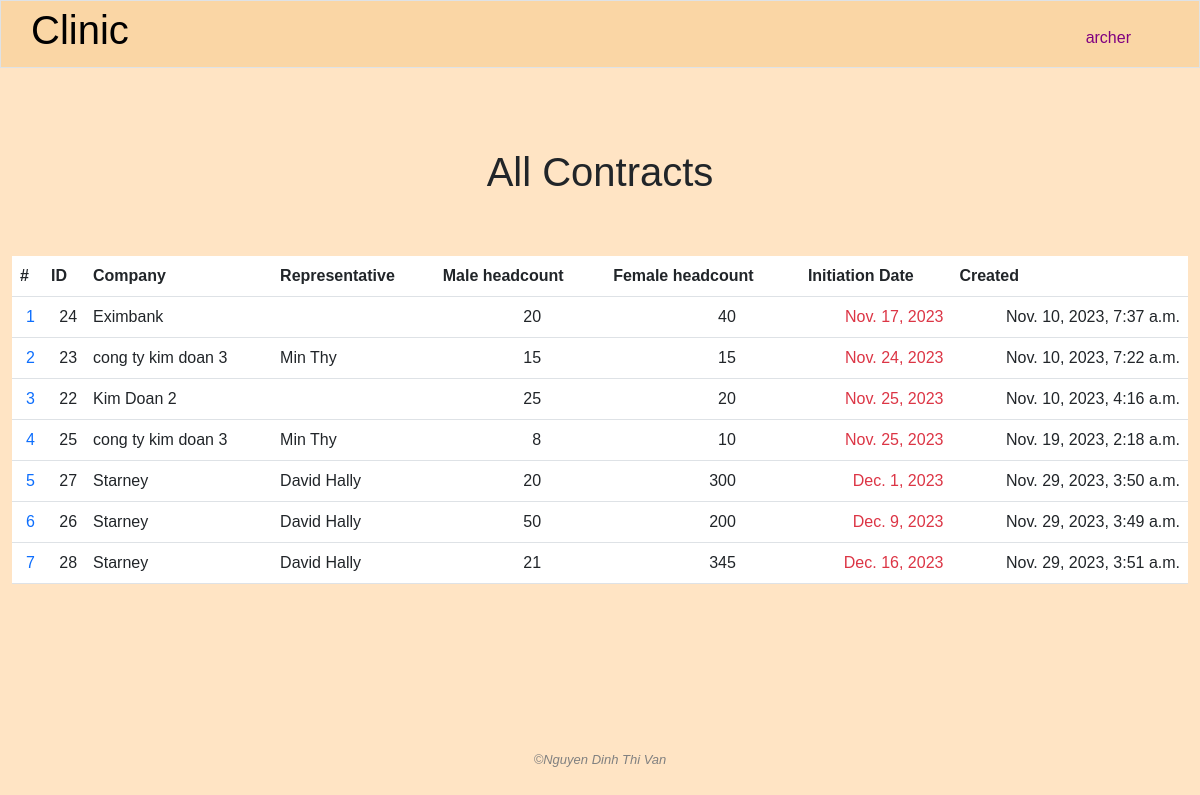
The page /all_contracts (signed in) on the database its author committed.
### clinic/models.py (models this page shows, shortened)
class User(AbstractUser):
    class Level(models.IntegerChoices):
        GUEST = 0
        LOW = 1
        MIDDLE = 2
        TOP = 3
    management_right_level = models.IntegerField(choices=Level.choices, blank=True, null=True)

class Contract(models.Model):
    client = models.ForeignKey(Company, on_delete=models.CASCADE, related_name='contracts')
    services = models.ManyToManyField(Service, related_name='contracts')
    male_headcount = models.IntegerField()
    female_headcount = models.IntegerField()
    total_value = models.IntegerField(blank=True, null=True)
    discount = models.DecimalField(max_digits=5, decimal_places=2, default=0.00)
    revenue = models.IntegerField(blank=True, null=True)
    initiation_date = models.DateField(blank=True, null=True)
    created = models.DateTimeField(auto_now_add=True)
    created_by = models.ForeignKey(User, on_delete=models.SET_NULL, blank=True, null=True, related_name='contracts_added')
    modified_by = models.ForeignKey(User, on_delete=models.SET_NULL, blank=True, null=True, related_name='contracts_modified')
    pdf_file = models.FileField(upload_to='uploaded_files/', blank=True, null=True)
    archived = models.BooleanField(default=False)
    archived_date = models.DateTimeField(blank=True, null=True)
    archived_by = models.ForeignKey(User, on_delete=models.SET_NULL, blank=True, null=True, related_name="archived_contracts")

class Company(models.Model):
    name = models.CharField(max_length=255)
    industry = models.CharField(max_length=255)
    address = models.TextField()
    email = models.CharField(max_length=255, blank=True, null=True)
    phone = models.CharField(max_length=255, blank=True, null=True)
    representative = models.ForeignKey('People', on_delete=models.SET_NULL, blank=True, null=True, related_name="companies")
    male_headcount = models.IntegerField()
    female_headcount = models.IntegerField()
    created_by = models.ForeignKey(User, on_delete=models.SET_NULL, blank=True, null=True, related_name="add_companies")
    modified_by = models.ForeignKey(User, on_delete=models.SET_NULL, blank=True, null=True, related_name="modified_companies")

class People(models.Model):
    name = models.CharField(max_length=255)
    company = models.ManyToManyField(Company,related_name="contact")
    position = models.TextField(blank=True)
    address = models.TextField(blank=True, null=True)
    email = models.CharField(max_length=255)
    phone = models.CharField(max_length=255)
    note = models.TextField(blank=True)
    created_by = models.ForeignKey(User, on_delete=models.SET_NULL, blank=True, null=True, related_name='add_people')
    modified_by = models.ForeignKey(User, on_delete=models.SET_NULL, blank=True, null=True, related_name='modified_person')

### clinic/views.py (the view)
# urls.py: path('all_contracts', views.all_contracts, name="all_contracts"),
@login_required
def all_contracts(request):
    if "read_contract_info" not in user_right(request.user.management_right_level):
        request.session['nay_message'] = 'You do not have the right to access this information'
        return HttpResponseRedirect(reverse('index'))
    contracts = Contract.objects.filter(archived=False).order_by('initiation_date')
    today = date.today()
    for contract in contracts:
        if days_between(str(today), str(contract.initiation_date)) <= 10:
            contract.in_within_10_days = True
        else:
            contract.in_within_10_days = False
    yay_message = request.session.get('yay_message', '')
    nay_message = request.session.get('nay_message', '')
    request.session['yay_message'] = ''
    request.session['nay_message'] = ''
    return render(request, "clinic/contracts.html", {
        "contracts": contracts,
        "today": today,
        "yay_message": yay_message,
        "nay_message": nay_message
    })

### clinic/helpers.py (called while the page is built)
def days_between(d1, d2):
    d1 = datetime.strptime(d1, '%Y-%m-%d')
    d2 = datetime.strptime(d2, '%Y-%m-%d')
    return (d2 - d1).days

### clinic/templates/clinic/contracts.html (shortened to what this page needs)
{% extends "clinic/layout.html" %}
{% load static %}
{% block main %}
    <h1 class="text-center page-title">All Contracts</h1>
    <div class="container-fluid">
        <table class="table table-hover">
            <thead>
                <tr>
                    <th>
                        #
                    </th>
                    <th class="hide-for-mobile">
                        ID
                    </th>
                    <th>
                        Company
                    </th>
                    <th class="hide-for-mobile">
                        Representative
                    </th>
                    <th>
                        Male headcount
                    </th>
                    <th>
                        Female headcount
                    </th>
                    <th>
                        Initiation Date
                    </th>
                    <th class="hide-for-mobile">
                        Created
                    </th>
                </tr>
            </thead>
            <tbody>
                {% for contract in contracts %}
                    <tr>
                        <td class="text-end">
                            <a class="no-underline" href="{% url 'contract_detail' contract_id=contract.id %}">
                                {{ forloop.counter }}
                            </a>
                        </td>
                        <td class="text-end hide-for-mobile">{{ contract.id }}</td>
                        <td>{{ contract.client.name }}</td>
                        <td class="hide-for-mobile">{{ contract.client.representative.name }}</td>
                        <td class="text-end" style="padding-right: 4em;">{{ contract.male_headcount }}</td>
                        <td class="text-end" style="padding-right: 4em;">{{ contract.female_headcount }}</td>
                        <td class="text-end {% if contract.in_within_10_days %} text-danger {% endif %}">{{ contract.initiation_date }}</td>
                        <td class="text-end hide-for-mobile">{{ contract.created }}</td>
                    </tr>
                {% endfor %}
            </tbody>
        </table>
    </div>
{% endblock %}

### clinic/templates/clinic/layout.html (shortened to what this page needs)
{% load static %}
<!DOCTYPE html>
<html lang="en">
    <head>
        <link rel="stylesheet" href="https://cdnjs.cloudflare.com/ajax/libs/font-awesome/4.7.0/css/font-awesome.min.css">
        <link rel="stylesheet" href="{% static 'clinic/bootstrap.css' %}">
        <link rel="stylesheet" href="{% static 'clinic/styles.css' %}">
    </head>
    <body>
        {% if user.is_authenticated %}
            <nav class="navbar navbar-expand-lg navbar-custom border" id="pc-nav">
                <a class="navbar-brand" href="{% url 'index' %}"><span><h1>Clinic</h1></span></a>
                <div class="collapse navbar-collapse" id="navbar">
                    <ul class="navbar-nav ms-auto mt-2">
                        <li class="nav-item">
                            <div class="dropdown">
                                <button class="nav-link active" style="color: purple;" type="button" id="dropdownMenuButton2" data-bs-toggle="dropdown" aria-expanded="false">
                                    {{ user.username }}
                                </button>
                            </div>
                        </li>
                    </ul>
                </div>
            </nav>
        {% endif %}
        <main>{% block main %}{% endblock %}</main>
        <footer class="text-center">
            &#169;Nguyen Dinh Thi Van
        </footer>
    </body>
</html>

### clinic/static/clinic/styles.css (style rules this page uses)
body { font-family: sans-serif; }
body { color: auto; background-color: bisque; }
main { min-height: 40vh; }
footer { margin-top: 150px; font-family: sans-serif; font-size: 13px; font-style: italic; color: grey; }
.navbar-custom { padding: 0 60px 0 30px; background: #FAD6A5; margin-bottom: 30px; }
.page-title { margin-bottom: 1.5em; }
.container-fluid { display: flex; justify-content: center; align-items: center; }
td { padding: .5em; color: orange; }
.no-underline { text-decoration: none; }

### rows shown on the page
User: username "archer"
Contract: id "24", client.name "Eximbank", male_headcount "20", female_headcount "40", initiation_date "Nov. 17, 2023", created "Nov. 10, 2023, 7:37 a.m."
Contract: id "23", client.name "cong ty kim doan 3", client.representative.name "Min Thy", male_headcount "15", female_headcount "15", initiation_date "Nov. 24, 2023", created "Nov. 10, 2023, 7:22 a.m."
Contract: id "22", client.name "Kim Doan 2", male_headcount "25", female_headcount "20", initiation_date "Nov. 25, 2023", created "Nov. 10, 2023, 4:16 a.m."
Contract: id "25", client.name "cong ty kim doan 3", client.representative.name "Min Thy", male_headcount "8", female_headcount "10", initiation_date "Nov. 25, 2023", created "Nov. 19, 2023, 2:18 a.m."
Contract: id "27", client.name "Starney", client.representative.name "David Hally", male_headcount "20", female_headcount "300", initiation_date "Dec. 1, 2023", created "Nov. 29, 2023, 3:50 a.m."
Contract: id "26", client.name "Starney", client.representative.name "David Hally", male_headcount "50", female_headcount "200", initiation_date "Dec. 9, 2023", created "Nov. 29, 2023, 3:49 a.m."
Contract: id "28", client.name "Starney", client.representative.name "David Hally", male_headcount "21", female_headcount "345", initiation_date "Dec. 16, 2023", created "Nov. 29, 2023, 3:51 a.m."
